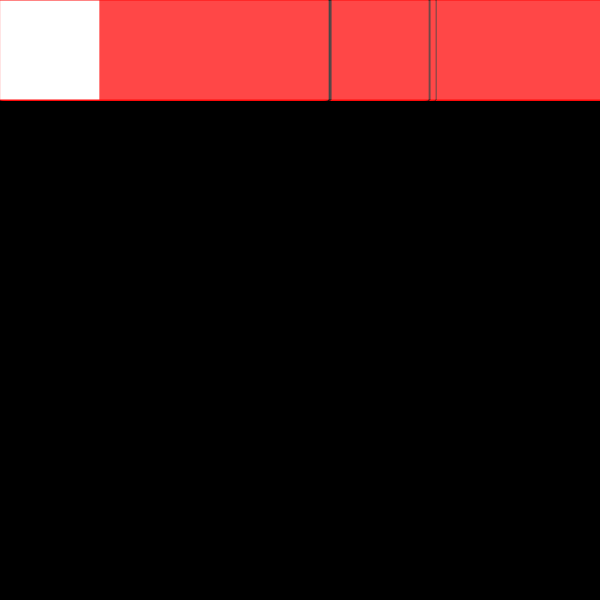
Frame 1 (no input)
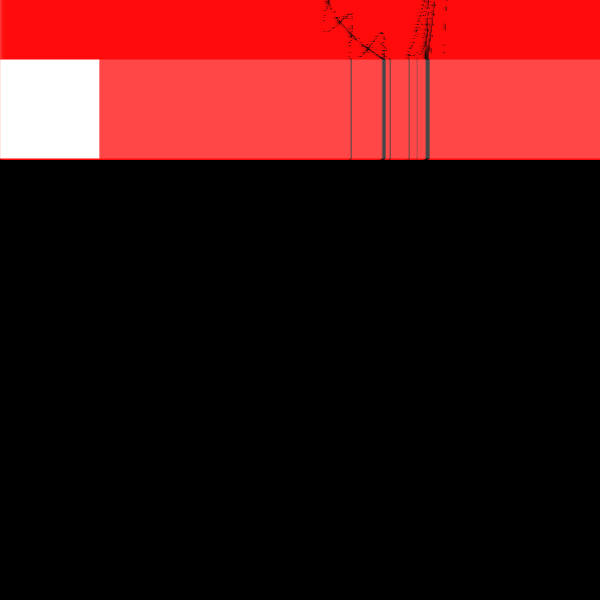
Frame 60 (no input)
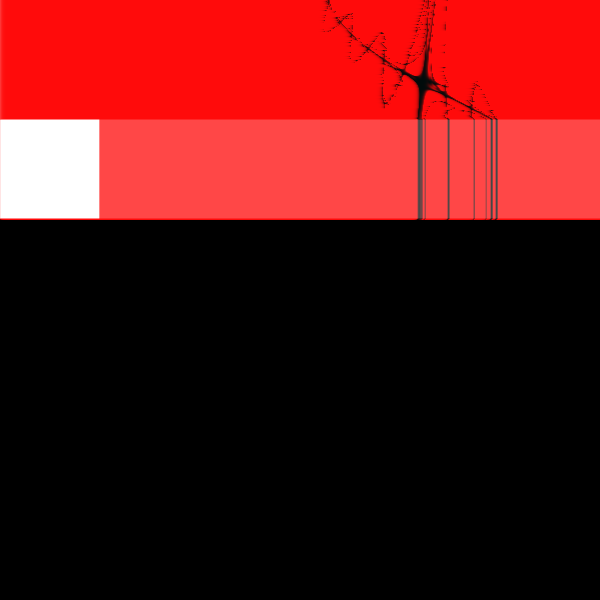
Frame 120 (the mouse pressed at the canvas centre since frame 60)

The p5.js sketch that drew these frames (run headless with seeded random() and noise() and a simulated clock; from frame 60 on, the mouse is pressed at the canvas centre):

// p5.js sketch
// ── sketch.js
//Inspo from

var y = 0;
var h, q;

var shift, shift2, shift3;

function setup() {
  w = 600;
  var canvas;
    if(windowWidth>=600 && windowHeight >=600){
      canvas = createCanvas(600, 600);
    }
    else{
      canvas = createCanvas(windowWidth, windowHeight - 100);
    }

  var x = (windowWidth - width) / 2;
  var y = (windowHeight - height) / 2;

  canvas.position(x, y);
  background(0);
  noStroke();

  h=width/2;q=width/3
  shift = random(-10, 0);
  shift2 = random(0,2);
  shift3 = random(5, 10);
}

function draw(){
  if(y<w)for(x=w;x--;rect(x,y,100, 100))
  stroke(l=f((x-h)/q,(y-h)/q), 10, 10)

  y++
}

f=(x,y,n=4)=>n?f(sin(shift2*x)-sin(shift*y),x*x-y*y-shift3*x*y,n-1):(x-y)**2*10
